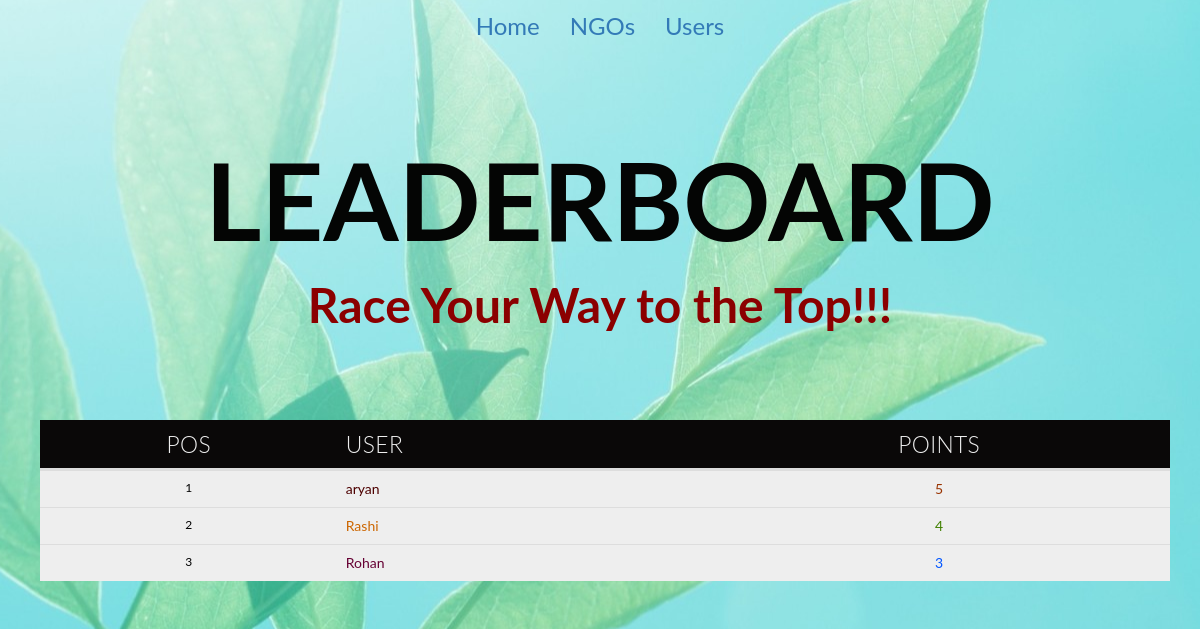
/user-leaderboard/, run on an earlier commit of the app's database.
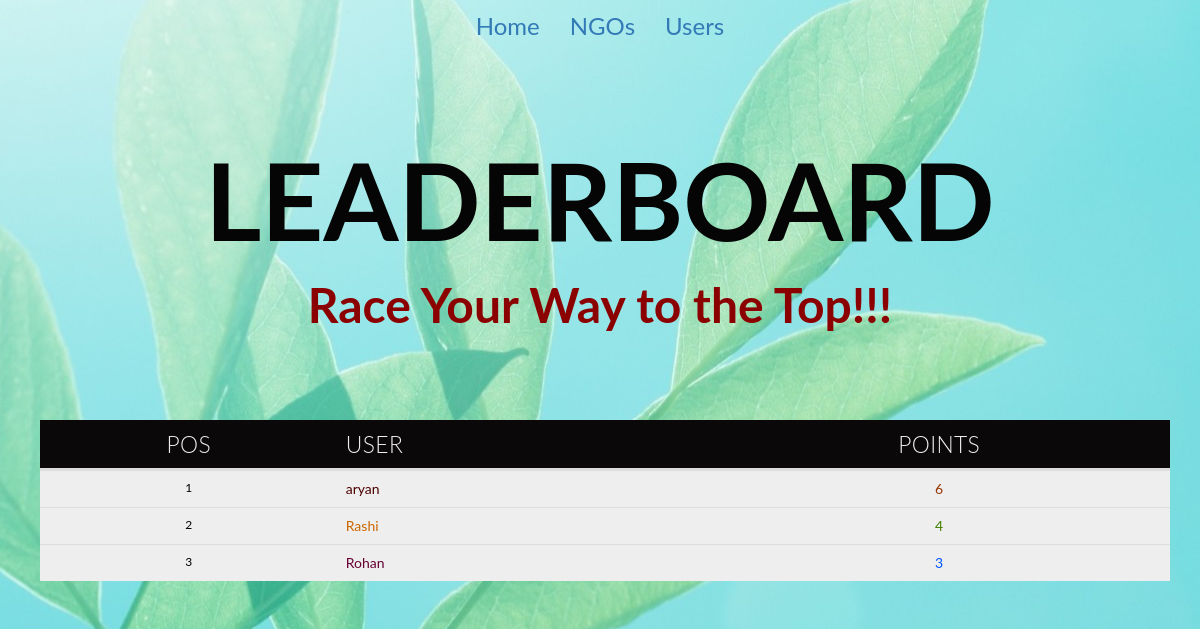
And on a later commit of the database.
### proj/models.py (models this page shows)
class UserContributionModel(models.Model):
    user = models.OneToOneField(User, on_delete=models.CASCADE)
    contribution = models.PositiveSmallIntegerField(default=0)
    workCompleted = models.PositiveSmallIntegerField(
        default=0)  # Specific for NGO
    field_history = FieldHistoryTracker(['contribution'])

### proj/views.py (the view)
# urls.py: path('user-leaderboard/', UsersLeaderboard, name='UsersLeaderboard'),
def UsersLeaderboard(request):
    li = UserContributionModel.objects.order_by('-contribution')
    l1 = []
    print(li)
    for x in li:
        if(x.user.groups.all()[0].name == "AppUsers"):
            l1.append(x)
    l1 = l1[:100]
    print(l1)
    return render(request, 'LeaderBoard.html', {"list": l1})

### proj/templates/LeaderBoard.html (shortened to what this page needs)
{% load static %}
<!DOCTYPE html>
<html lang="en">
<head>
    <link rel="stylesheet" href="https://maxcdn.bootstrapcdn.com/bootstrap/3.4.1/css/bootstrap.min.css">
    <link rel="stylesheet" href="{% static 'css/leaderboard.css' %}">
</head>
<body>
    <nav class="navbar" style="width: max-content;">
        <div class="container-fluid">
            <ul class="nav navbar-nav">
                <li class="nav-item">
                    <a class="nav-link" href="/" style="font-size: 2vw;">Home
                    </a>
                </li>
                <li class="nav-item">
                    <a class="nav-link" href="/ngos-leaderboard/" style="font-size: 2vw;">NGOs
                    </a>
                </li>
                <li class="nav-item">
                    <a class="nav-link" href="/user-leaderboard/" style="font-size: 2vw;">Users</a>
                </li>
            </ul>
        </div>
    </nav>
    <div class="jumbotron" style="background-color: transparent;">
        <h1 style="color: rgb(4, 5, 4); text-align: center; font-size: 9vw; font-weight: bolder;">LEADERBOARD</h1>
        <h3 style="color: darkred; text-align: center; font-size: 4vw; font-weight: bold;">Race Your Way to the Top!!!
        </h3>
    </div>
    <div class="container">
        <div class="table-responsive">
            <table class="table">
                <thead>
                    <tr style="color: azure; background-color: transparent!important">
                        <th style="font-size: 1.9vw; background-color: transparent!important">
                            Pos
                        </th>
                        <th style="font-size: 1.9vw; background-color: transparent!important">
                            User
                        </th>
                        <th style="font-size: 1.9vw; background-color: transparent!important">
                            Points
                        </th>
                    </tr>
                </thead>
                <tbody>
                    {% for x in list %}
                    <tr>
                        <td style="font-size: 1vw;">{{forloop.counter}}</td>
                        <td class="name" style="font-size: 2.9vw;">{{x.user}}</td>
                        <td class="contributions" style="font-size: 2.9vw;">{{x.contribution}}</td>
                    </tr>
                    {% endfor %}
                </tbody>
            </table>
        </div>
    </div>
</body>
</html>

### proj/static/css/leaderboard.css (style rules this page uses)
* { box-sizing: border-box; margin: 0; padding: 0; color: black; }
body { background: #15151E; color: rgba(85, 119, 88, 0.9); font-family: 'Rubik', sans-serif; display: flex; background: url('../img/login-bg.jpg'); font-family: "lato", sans-serif; height: -webkit-fill-available; background-repeat: repeat; background-position: center; flex-direction: column; align-items: center; }
THEAD { background-color: rgb(10, 8, 8); }
table { margin: 0rem 1rem; position: relative; width: calc(90vw - 2rem); max-width: 800px; border-spacing: 0 1rem; }
table:before { position: absolute; content: ''; right: calc(100% + 1rem); top: 0; height: 100%; width: 1.5rem; border-radius: 5px; border: 1px solid #38383F; background: repeating-linear-gradient(-45deg, #15151E 0px, #15151E 4px, #38383F 4px, #38383F 8px); }
table tr>* { text-align: center; padding: 0.5rem; }
table tr>*:nth-child(2) { text-align: left; }
table th { font-weight: 300; letter-spacing: 0.04rem; font-size: 10px; color: #eee; text-transform: uppercase; }
tr { background-color: #eee; }

What changed in the data, as far as the page shows it:
changed UserContributionModel "aryan": contribution "5" → "6"
